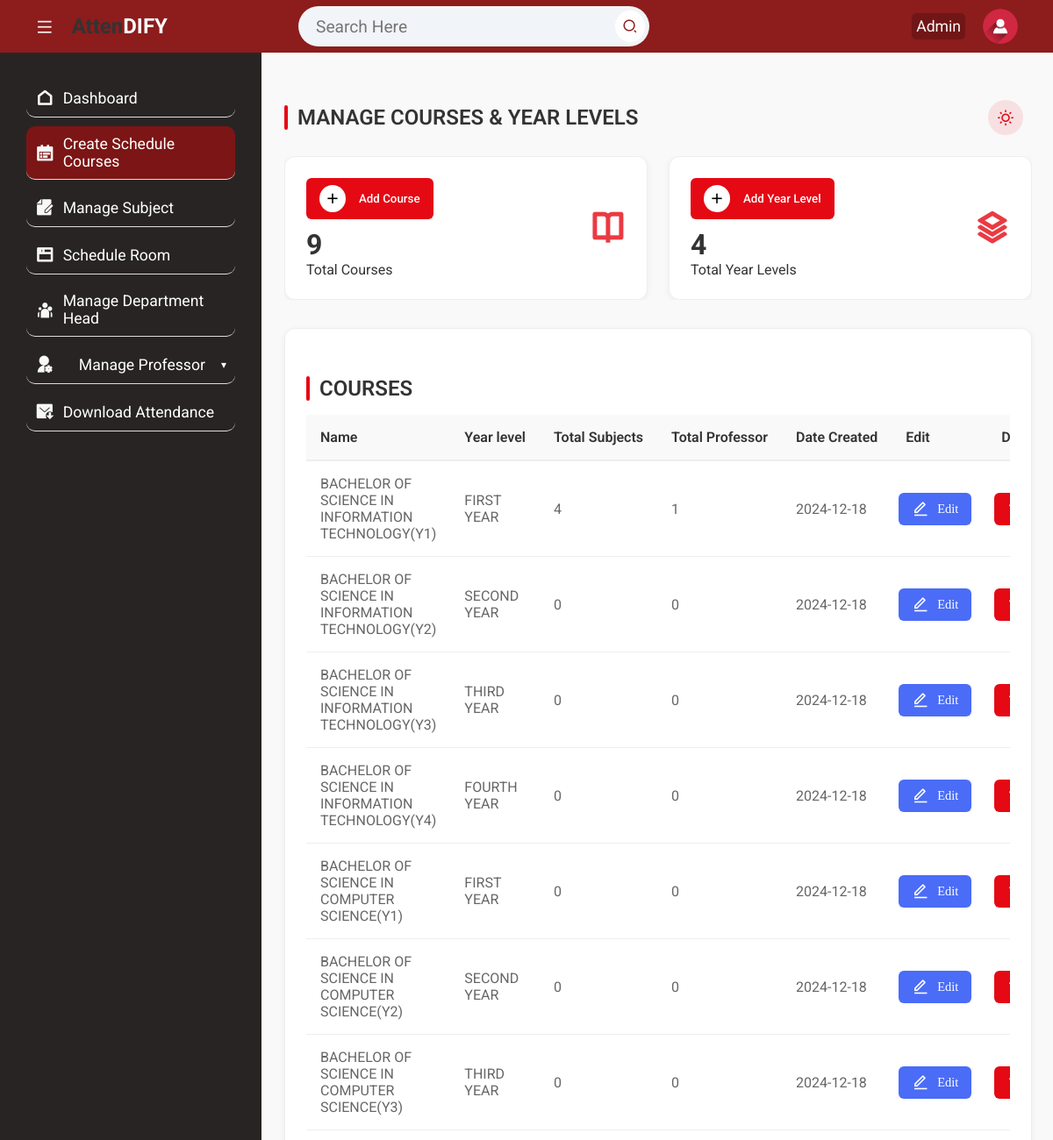
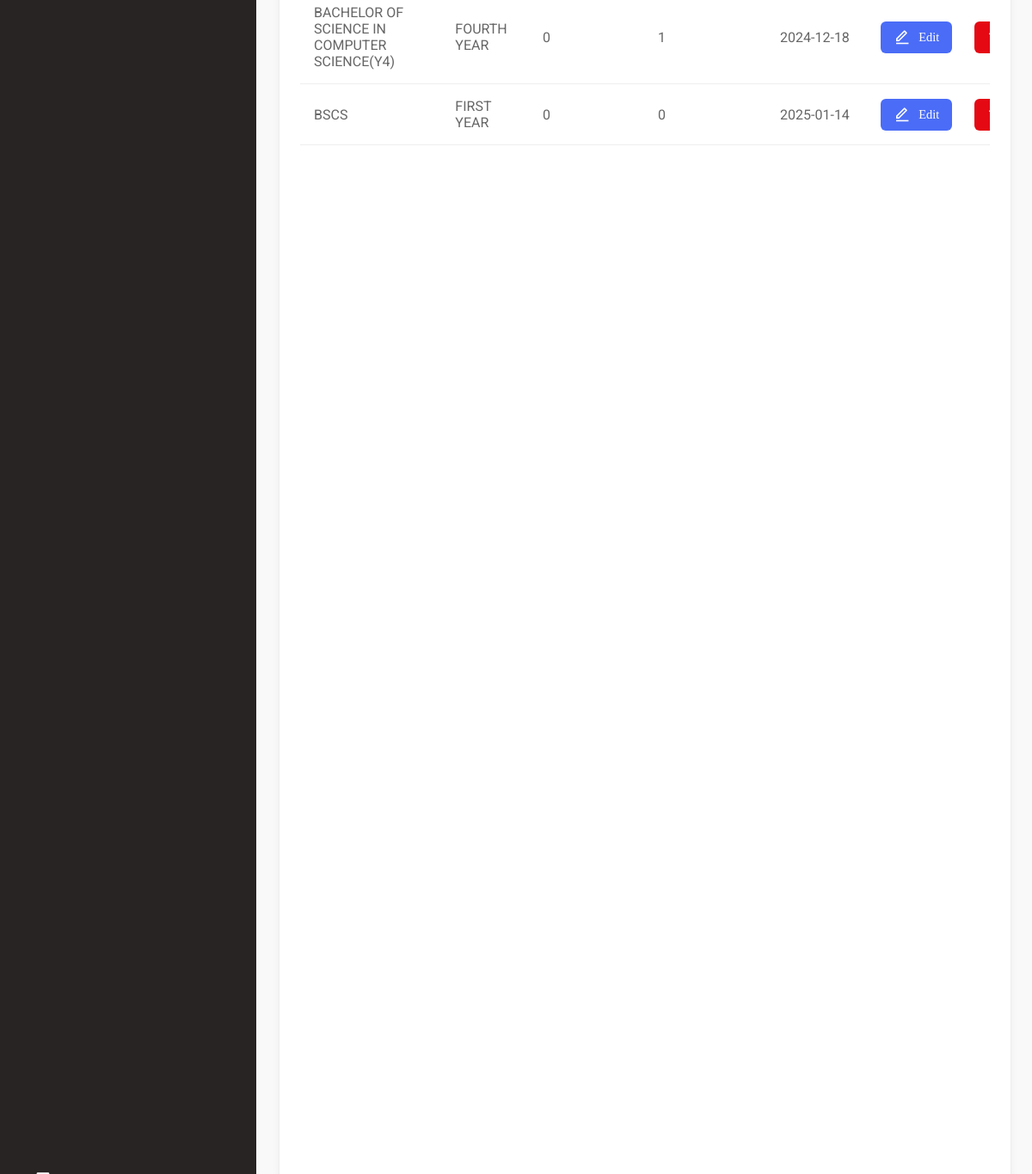
Page /manage-course (signed in) on the committed database (2 pictures, top to bottom).
### tables this page shows
CREATE TABLE `tblcourse` (
  `Id` int(50) NOT NULL,
  `name` varchar(50) NOT NULL,
  `yearlevelID` int(50) NOT NULL,
  `dateCreated` date NOT NULL,
  `courseCode` varchar(50) NOT NULL
);

CREATE TABLE `tblyearlevel` (
  `Id` int(10) NOT NULL,
  `yearlevelName` varchar(255) NOT NULL,
  `yearlevelCode` varchar(50) NOT NULL,
  `dateRegistered` date NOT NULL
);

### resources/pages/administrator/manage-course.php (the view, shortened to what this page needs)
<!DOCTYPE html>
<html lang="en" data-theme="light">
<head>
    <link rel="stylesheet" href="resources/assets/css/admin_styles.css">
    <link href="https://cdnjs.cloudflare.com/ajax/libs/remixicon/4.2.0/remixicon.css" rel="stylesheet">
</head>
<body>
    <?php include 'includes/topbar.php' ?>
    <section class="main">
        <?php include 'includes/sidebar.php'; ?>
        <div class="main--content">
            <div class="title">
                <h2 class="section--title">MANAGE COURSES & YEAR LEVELS</h2>
                <button id="theme-toggle" class="theme-toggle" title="Toggle dark/light mode">
                    <i class="ri-sun-line" id="theme-icon"></i>
                </button>
            </div>
            <div class="overview">
                <div class="cards">
                    <div id="addCourse" class="card">
                        <div class="card--data">
                            <div class="card--content">
                                <button class="add"><i class="ri-add-line"></i>Add Course</button>
                                <h1><?php total_rows('tblcourse') ?></h1>
                                <p>Total Courses</p>
                            </div>
                            <i class="ri-book-open-line card--icon--lg"></i>
                        </div>
                    </div>
                    <div class="card" id="addyearlevel">
                        <div class="card--data">
                            <div class="card--content">
                                <button class="add"><i class="ri-add-line"></i>Add Year Level</button>
                                <h1><?php total_rows("tblyearlevel") ?></h1>
                                <p>Total Year Levels</p>
                            </div>
                            <i class="ri-stack-line card--icon--lg"></i>
                        </div>
                    </div>
                </div>
            </div>
            <div class="table-container">
                <div class="title">
                    <h2 class="section--title">COURSES</h2>
                </div>
                <div class="table">
                    <table>
                        <thead>
                            <tr>
                                <th>Name</th>
                                <th>Year level</th>
                                <th>Total Subjects</th>
                                <th>Total Professor</th>
                                <th>Date Created</th>
                                <th>Edit</th>
                                <th>Delete</th>
                            </tr>
                        </thead>
                        <tbody>
                            <?php
                            $sql = "SELECT
                        c.name AS course_name,
                        c.yearlevelID AS yearlevel,
                        f.yearlevelName AS yearlevel_name,
                        c.Id AS Id,
                        COUNT(u.Id) AS total_units,
                        COUNT(DISTINCT s.Id) AS total_professor,
                        c.dateCreated AS date_created
                        FROM tblcourse c
                        LEFT JOIN tblunit u ON c.Id = u.courseID
                        LEFT JOIN tblprofessor s ON c.courseCode = s.courseCode
                        LEFT JOIN tblyearlevel f on c.yearlevelID=f.Id
                        GROUP BY c.Id";
                            $result = fetch($sql);
                            if ($result) {
                                foreach ($result as $row) {
                                    echo "<tr id='rowcourse{$row["Id"]}'>";
                                    echo "<td>" . $row["course_name"] . "</td>";
                                    echo "<td>" . $row["yearlevel_name"] . "</td>";
                                    echo "<td>" . $row["total_units"] . "</td>";
                                    echo "<td>" . $row["total_professor"] . "</td>";
                                    echo "<td>" . $row["date_created"] . "</td>";
                                    echo "<td><i class='ri-edit-line edit' data-id='{$row["Id"]}' data-name='course'></i></td>";
                                    echo "<td><i class='ri-delete-bin-line delete'data-id='{$row["Id"]}' data-name='course'></i></td>";
                                    echo "</tr>";
                                }
                            } else {
                                echo "<tr><td colspan='7'>No courses found</td></tr>";
                            }
                            ?>
                        </tbody>
                    </table>
                </div>
            </div>
        </div>
    </section>
</body>
</html>

### index.php (shortened to what this page needs)
<?php
require_once __DIR__ . "/database/database_connection.php";
require_once __DIR__ . "/resources/lib/php_functions.php";
$request_site = isset($_GET['request_site']) ? $_GET['request_site'] : 'home';
$logged_in = user();
$path = __DIR__ . "/resources/pages/";
if ($logged_in) {
  $page_path = $path . "$logged_in->role/$request_site.php";
} else {
  $page_path =  $path . "$request_site.php";
}
if (file_exists($page_path)) {
  require $page_path;
} else {
  require "{$path}404.php";
}

### resources/pages/administrator/includes/topbar.php (shortened to what this page needs)
<section class="header">
    <div class="logo">
        <i class="ri-menu-line icon icon-0 menu"></i>
        <h2>Atten<span>DIFY</span></h2>
    </div>
    <div class="search--notification--profile">
        <div id="searchInput" class="search">
            <input type="text" id="searchText" placeholder="Search Here">
            <button onclick="searchItems()"><i class="ri-search-2-line"></i></button>
        </div>
        <div class="notification--profile">
            <div class="picon lock">
                 <?php echo $logged_in->name ?>
            </div>
            <div class="picon profile">
                <img src="resources/images/user.png" alt="">
            </div>
        </div>
    </div>
</section>

### resources/pages/administrator/includes/sidebar.php (shortened to what this page needs)
<div class="sidebar">
            <ul class="sidebar--items">
                <li>
                    <a href="home">
                        <span class="icon icon-1"><i class="ri-home-line"></i></span>
                        <span class="sidebar--item">Dashboard</span>
                    </a>
                </li>
                <li>
                    <a href="manage-course">
                        <span class="icon icon-1"><i class="ri-calendar-todo-fill"></i></span>
                        <span class="sidebar--item">Create Schedule Courses</span>
                    </a>
                </li>
                <li>
                    <a href="manage-subject">
                        <span class="icon icon-1"><i class="ri-file-edit-fill"></i></span>
                        <span class="sidebar--item">Manage Subject</span>
                    </a>
                </li>
                <li>
                    <a href="create-room">
                        <span class="icon icon-1"><i class="ri-window-line"></i></span>
                        <span class="sidebar--item" style="white-space: nowrap;">Schedule Room</span>
                    </a>
                </li>
                <li>
                    <a href="manage-depthead">
                        <span class="icon icon-1"><i class="ri-team-fill"></i></span>
                        <span class="sidebar--item">Manage Department Head</span>
                    </a>
                </li>
                <li>
    <a href="#" class="dropdown-btn">
        <span class="icon icon-1"><i class="ri-user-settings-fill"></i></span>
        <span class="sidebar--item">Manage Professor</span>
        <span class="dropdown-icon">&#9662;</span>
    </a>
</li>
                    <a href="download-record">
                        <span class="icon icon-1"><i class="ri-mail-download-fill"></i></span>
                        <span class="sidebar--item">Download Attendance</span>
                    </a>
            </ul>
            <ul class="sidebar--bottom-items">
                <li>
                    <a href="javascript:void(0)" onclick="showLogoutModal()">
                    </a>
                </li>
            </ul>
        </div>

### resources/lib/php_functions.php (shortened to what this page needs)
<?php
function user()
{
    if (isset($_SESSION['user'])) {
        return (object) $_SESSION['user'];
    }
    return null;
}
function total_rows($tablename)
{
    global $pdo;
    $stmt = $pdo->query("SELECT * FROM {$tablename}");
    $total_rows = $stmt->rowCount();
    echo $total_rows;
}
function fetch($sql)
{
    global $pdo;
    $stmt = $pdo->query($sql);
    $result = $stmt->fetchAll(PDO::FETCH_ASSOC);
    return $result;
}

### resources/assets/css/admin_styles.css (style rules this page uses)
* { margin: 0; padding: 0; box-sizing: border-box; font-family: 'Roboto', sans-serif; }
body { position: relative; width: 100%; }
.header { height: 60px; width: 100%; background-color: #8d1c1c; display: flex; align-items: center; }
.logo { display: flex; align-items: center; width: 300px; padding-left: 40px; }
.logo i { color: #f8f2f2; }
.logo span { color: #fcfcfc; }
.search--notification--profile { display: flex; align-items: center; justify-content: space-between; width: calc(100% - 300px); padding: 0 40px; }
.search { background-color: #f1f4f8; border-radius: 50px; width: 400px; padding: 5px; display: flex; align-items: center; justify-content: space-between; }
.search input { background-color: transparent; outline: none; border: none; text-indent: 15px; width: 85%; font-size:1.2em; }
.search button { outline: none; border: none; border-radius: 50%; background-color: #fff; padding: 8px; display: flex; align-items: center; justify-content: center; }
.search button i { font-size: 1.1rem; color: #8d1c1c; }
.notification--profile { display: flex; align-items: center; }
.picon { margin-left: 20px; font-size: 1.1rem; padding: 5px; border-radius: 5px; }
.lock { color: #fcf9f9; background-color: rgba(0, 0, 0, 0.2); }
.profile { position: relative; width: 40px; height: 40px; border-radius: 50%; overflow: hidden; }
img { position: absolute; top: 0; left: 0; width: 100%; height: 100%; object-fit: cover; }
.main { position: relative; width: 100%; min-height: calc(100vh - 60px); }
.sidebar { position: absolute; height:300px; top: 0; left: 0; height: 100%; width: 300px; background-color: #282424; padding: 30px; padding: 30px; display: flex; flex-direction: column; justify-content: space-between; border-right: 2px solid #fdfdfd; transition: .3s; }
li { list-style: none; }
a { text-decoration: none; }
.sidebar--items a, .sidebar--bottom-items a { display: flex; align-items: center; margin-bottom: 10px; font-size: 1.1rem; color: #ffffff; padding: 10px; border-radius: 10px; border-bottom: 1px solid #ddd; }
#active--link { background-color: #7c1515; color: #fff; }
.sidebar--bottom-items li:last-child a { margin-bottom: 0; }
.icon { position: relative; display: flex; align-items: center; justify-content: center; margin-right: 20px; font-size: 1.3rem; }
.icon-1 { color: rgb(248, 248, 248); font-weight:bold; }
thead { position:sticky; top:0; background-color:white; padding:20px; }
.main--content { position: absolute; top: 0; right: 0; height: 100%; width: calc(100% - 300px); padding: 0 40px; transition: .3s; }
.title { display: flex; align-items: center; justify-content: space-between; margin-bottom: 10px; margin-top: 30px; }
.section--title { font-weight: 400; }
.cards { display: flex; gap: 20px; }
.card { padding: 20px; border-radius: 20px; min-width: 230px; height: auto; transition: .3s; }
.card--data { display: flex; align-items: flex-start; justify-content: space-between; }
.card h1 { font-size: 20px; margin-top: 10px; }
.card--icon--lg { font-size: 40px; color:black; font-weight:bold; }
.add { display: flex; align-items: center; padding: 5px 10px; outline: none; border: none; background-color: #8d1c1c; color: #fff; border-radius: 5px; cursor: pointer; transition: .3s; }
.add i { margin-right: 10px; padding: 5px; background-color: #fff; border-radius: 50%; color: #000; }
.table-container { margin-bottom: 20px; }
.table { height: 200px; overflow-y: scroll; }
table { width: 100%; text-align: left; border-collapse: collapse; }
tr { border-bottom: 1px solid #f1f1f1; }
td, th { padding-block: 10px; padding:10px; }
.edit { color: #70d7a5; margin-right: 10px; }
.delete { color: #e86786; }
@media screen and (max-width:1350px) { .cards, .rooms--cards { overflow-x: hidden; } }

### resources/pages/administrator/includes/sidebar.php (style rules this page uses)
.dropdown-btn { display: flex; align-items: center; justify-content: space-between; cursor: pointer; text-decoration: none; color: inherit; }
.dropdown-icon { font-size: 12px; }
.icon.icon-1 { margin-right: 10px; }

### rows in the picture
tblcourse: name "BACHELOR OF SCIENCE IN INFORMATION TECHNOLOGY(Y1)", yearlevelID.yearlevelName "FIRST YEAR", total_units "4", total_professor "1", dateCreated "2024-12-18"
tblcourse: name "BACHELOR OF SCIENCE IN INFORMATION TECHNOLOGY(Y2)", yearlevelID.yearlevelName "SECOND YEAR", total_units "0", total_professor "0", dateCreated "2024-12-18"
tblcourse: name "BACHELOR OF SCIENCE IN INFORMATION TECHNOLOGY(Y3)", yearlevelID.yearlevelName "THIRD YEAR", total_units "0", total_professor "0", dateCreated "2024-12-18"
tblcourse: name "BACHELOR OF SCIENCE IN INFORMATION TECHNOLOGY(Y4)", yearlevelID.yearlevelName "FOURTH YEAR", total_units "0", total_professor "0", dateCreated "2024-12-18"
tblcourse: name "BACHELOR OF SCIENCE IN COMPUTER SCIENCE(Y1)", yearlevelID.yearlevelName "FIRST YEAR", total_units "0", total_professor "0", dateCreated "2024-12-18"
tblcourse: name "BACHELOR OF SCIENCE IN COMPUTER SCIENCE(Y2)", yearlevelID.yearlevelName "SECOND YEAR", total_units "0", total_professor "0", dateCreated "2024-12-18"
tblcourse: name "BACHELOR OF SCIENCE IN COMPUTER SCIENCE(Y3)", yearlevelID.yearlevelName "THIRD YEAR", total_units "0", total_professor "0", dateCreated "2024-12-18"
tblcourse: name "BACHELOR OF SCIENCE IN COMPUTER SCIENCE(Y4)", yearlevelID.yearlevelName "FOURTH YEAR", total_units "0", total_professor "1", dateCreated "2024-12-18"
tblcourse: name "BSCS", yearlevelID.yearlevelName "FIRST YEAR", total_units "0", total_professor "0", dateCreated "2025-01-14"

### other values in the picture
$logged_in->name "Admin"
$total_rows "9 4"
